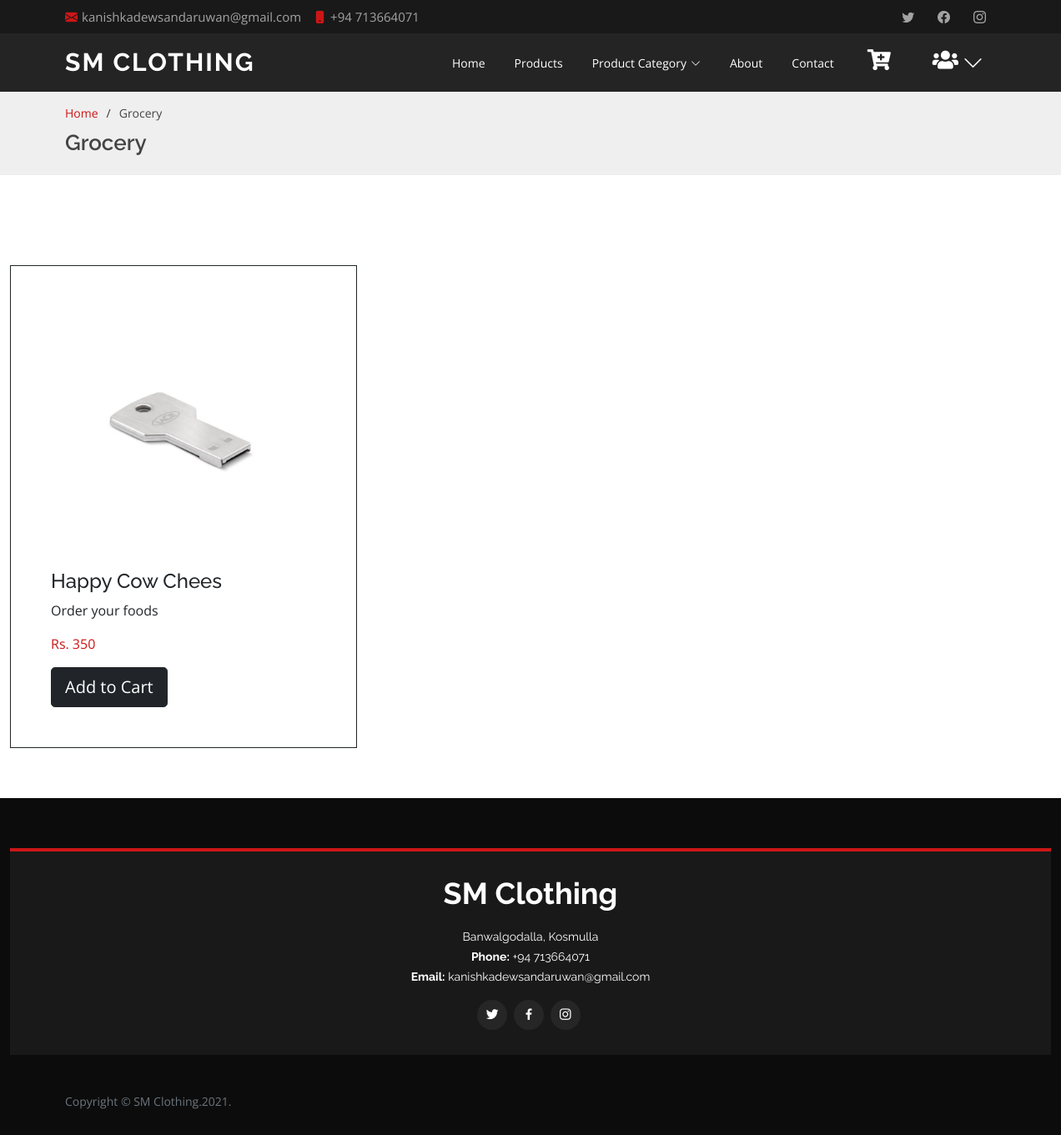
Page /more.php?cat_id=22 on the committed database.
### tables this page shows
CREATE TABLE `about` (
  `image` varchar(255) NOT NULL,
  `title` varchar(255) NOT NULL,
  `description` varchar(255) NOT NULL,
  `email` varchar(255) NOT NULL,
  `phone` int(11) NOT NULL,
  `address` varchar(255) NOT NULL,
  `facebook` varchar(255) NOT NULL,
  `twiter` varchar(255) NOT NULL,
  `instragram` varchar(255) NOT NULL
);

CREATE TABLE `category` (
  `cat_id` int(11) NOT NULL,
  `cat_name` varchar(255) NOT NULL,
  `cat_image` varchar(255) NOT NULL
);

CREATE TABLE `product` (
  `product_id` int(11) NOT NULL,
  `cat_id` int(255) NOT NULL,
  `product_name` varchar(255) NOT NULL,
  `description` varchar(255) NOT NULL,
  `price` int(255) NOT NULL,
  `qnt` int(255) NOT NULL,
  `image` varchar(255) NOT NULL,
  `trndate` datetime NOT NULL,
  `available` varchar(255) NOT NULL
);

### more.php (the view, shortened to what this page needs)
<?php require_once "inner_head.php"; ?>
  <main id="main">
    <?php
    $name = "Product";
    if (isset($_REQUEST['cat_id'])) {
        $id = $_REQUEST['cat_id'];
      $prodcat="SELECT * FROM category where cat_id = '$id'";
      $query2 = mysqli_query($con,$prodcat);
      $row2 = mysqli_fetch_assoc($query2);
      $name = $row2['cat_name'];
    }elseif (isset($_REQUEST['product_id'])) {
      $id = $_REQUEST['product_id'];
      $product1="SELECT * FROM product where product_id='".$id."'";
      $query3 = mysqli_query($con,$product1);
      $row = mysqli_fetch_assoc($query3);
      $name = $row['product_name'];
    }?>
    <section id="breadcrumbs" class="breadcrumbs">
      <div class="container">
        <ol>
          <li><a href="index.html">Home</a></li>
          <li><?php echo $name ?></li>
        </ol>
        <h2><?php echo $name ?></h2>
      </div>
    </section>
    <section class="inner-page">
      <div class="container-fluid">
        <?php
                    if (isset($_REQUEST['cat_id'])) {
                        $id = $_REQUEST['cat_id'];
                      $prodcat="SELECT * FROM category where cat_id = '$id'";
                      $query2 = mysqli_query($con,$prodcat);
                      $counts = 0;
                      while ($row2 = mysqli_fetch_assoc($query2)) {
                        $id = $row2['cat_id'];
                        $food1="SELECT * FROM product where cat_id='".$id."'";
                        $query3 = mysqli_query($con,$food1);
                        if (mysqli_fetch_assoc($query3)) {
                        ?>
                      <div class="gallery-box">
                        <div class="container-fluid">
                          <div class="tz-gallery">
                            <div class="row">
                              <?php
                                $food="SELECT * FROM product where cat_id='".$id."'";
                                $query1 = mysqli_query($con,$food);
                                $count = 0;
                                while ($row3 = mysqli_fetch_assoc($query1)) {
                                $productimage = $row3['image'];
                                $productimage_src = "upload/product/".$productimage;
                                if ($row3['available'] == "Yes") {
                                if ($count < 6) {
                                  ?>
                                   <div class="col-sm-12 col-md-4 col-lg-4 mt-5 border border-dark p-5">
                                <a class="lightbox">
                                  <img style="width: 100%; height: 300px" class="img-fluid" src="<?php echo $productimage_src; ?>"  alt="Gallery Images">
                                  <h4 class="text-dark mt-3"><?php echo $row3['product_name']; ?></h4>
                                  <p class="item-price text-dark"><?php echo $row3['description']; ?></p>
                                  <p class="item-price">Rs. <?php echo $row3['price']; ?></p>
                                  <a href="addtocat.php?product_id=<?php echo $row3['product_id']; ?>" class="btn btn-lg btn-dark">Add to Cart</a>
                                </a>
                              </div>
                                <?php }  $count++; } } ?>
                            </div>
                          </div>
                        </div>
                      </div>
                    <?php } $counts++; }  ?>
                 <?php }elseif (isset($_REQUEST['product_id'])) {
                    $id = $_REQUEST['product_id'];
                        $product1="SELECT * FROM product where product_id='".$id."'";
                        $query3 = mysqli_query($con,$product1);
                        if (mysqli_fetch_assoc($query3)) {
                        ?>
                      <div class="gallery-box mt-5">
                        <div class="container-fluid">
                          <div class="tz-gallery">
                            <div class="row">
                              <?php
                                $food="SELECT * FROM product where product_id='".$id."'";
                                $query1 = mysqli_query($con,$food);
                                $count = 0;
                                while ($row3 = mysqli_fetch_assoc($query1)) {
                                $productimage = $row3['image'];
                                $productimage_src = "upload/product/".$productimage;
                                if ($row3['available'] == "Yes") { ?>
                                  <div class="col-sm-12 col-md-4 col-lg-4 mt-5 border border-dark p-5">
                                <a class="lightbox">
                                  <img style="width: 100%; height: 300px" class="img-fluid" src="<?php echo $productimage_src; ?>"  alt="Gallery Images">
                                  <h4 class="text-dark mt-3"><?php echo $row3['product_name']; ?></h4>
                                  <p class="item-price text-dark"><?php echo $row3['description']; ?></p>
                                  <p class="item-price">Rs. <?php echo $row3['price']; ?></p>
                                  <a href="addtocat.php?product_id=<?php echo $row3['product_id']; ?>" class="btn btn-lg btn-dark">Add to Cart</a>
                                </a>
                              </div>
                                <?php $count++; } } ?>
                            </div>
                          </div>
                        </div>
                      </div>
                    <?php }else{ ?>
                      <h1>No Any Product Available</h1>
                    <?php }  }else{
                      $product1="SELECT * FROM product";
                        $query3 = mysqli_query($con,$product1);
                        if (mysqli_fetch_assoc($query3)) {
                        ?>
                      <div class="gallery-box mt-5">
                        <div class="container-fluid">
                          <div class="tz-gallery">
                            <div class="row">
                              <?php
                                $food="SELECT * FROM product ";
                                $query1 = mysqli_query($con,$food);
                                $count = 0;
                                while ($row3 = mysqli_fetch_assoc($query1)) {
                                $productimage = $row3['image'];
                                $productimage_src = "upload/product/".$productimage;
                                if ($row3['available'] == "Yes") { ?>
                                  <div class="col-sm-12 col-md-4 col-lg-4 mt-5 border border-dark p-5">
                                <a class="lightbox">
                                  <img style="width: 100%; height: 300px" class="img-fluid" src="<?php echo $productimage_src; ?>"  alt="Gallery Images">
                                  <h4 class="text-dark mt-3"><?php echo $row3['product_name']; ?></h4>
                                  <p class="item-price text-dark"><?php echo $row3['description']; ?></p>
                                  <p class="item-price">Rs. <?php echo $row3['price']; ?></p>
                                  <a href="addtocat.php?product_id=<?php echo $row3['product_id']; ?>" class="btn btn-lg btn-dark">Add to Cart</a>
                                </a>
                              </div>
                                <?php $count++; } } ?>
                            </div>
                          </div>
                        </div>
                      </div>
                    <?php } } ?>
      </div>
    </section>
  </main>
<?php $viewquery = "SELECT * FROM about";
    $viewresult = mysqli_query($con,$viewquery);
    $row = mysqli_fetch_assoc($viewresult); ?>
  <footer id="footer">
    <div class="footer-top">
      <div class="container-fluid">
        <div class="row">
          <div class="col-lg-12 col-md-6">
            <div class="footer-info">
              <h3>SM Clothing</h3>
              <p><?php echo $row['address']; ?><br>
                <strong>Phone:</strong> +94 <?php echo $row['phone']; ?><br>
                <strong>Email:</strong> <?php echo $row['email']; ?><br>
              </p>
              <div class="social-links mt-3">
                <a href="<?php echo $row['facebook']; ?>" class="twitter"><i class="bx bxl-twitter"></i></a>
                <a href="<?php echo $row['twiter']; ?>" class="facebook"><i class="bx bxl-facebook"></i></a>
                <a href="<?php echo $row['instragram']; ?>" class="instagram"><i class="bx bxl-instagram"></i></a>
              </div>
            </div>
          </div>
        </div>
      </div>
    </div>
    <div class="container">
      <div class="text-muted">Copyright &copy; SM Clothing.2021.</div>
    </div>
  </footer>
</body>
</html>

### inner_head.php (shortened to what this page needs)
<?php require_once 'connection.php';
?>
<!DOCTYPE html>
<html lang="en">
<head>
  <link rel="stylesheet" href="https://pro.fontawesome.com/releases/v5.10.0/css/all.css"/>
    <link href="https://cdn.jsdelivr.net/npm/summernote@0.8.18/dist/summernote-lite.min.css" rel="stylesheet">
        <link rel="stylesheet" href="https://pro.fontawesome.com/releases/v5.10.0/css/all.css"/>
        <link rel="stylesheet" href="https://cdn.jsdelivr.net/npm/bootstrap@4.6.0/dist/css/bootstrap.min.css">
        <link href="https://cdn.jsdelivr.net/npm/bootstrap@5.0.0-beta3/dist/css/bootstrap.min.css" rel="stylesheet">
  <link href="assets/vendor/aos/aos.css" rel="stylesheet">
  <link href="assets/vendor/bootstrap/css/bootstrap.min.css" rel="stylesheet">
  <link href="assets/vendor/bootstrap-icons/bootstrap-icons.css" rel="stylesheet">
  <link href="assets/vendor/boxicons/css/boxicons.min.css" rel="stylesheet">
  <link href="assets/vendor/glightbox/css/glightbox.min.css" rel="stylesheet">
  <link href="assets/vendor/swiper/swiper-bundle.min.css" rel="stylesheet">
  <link href="assets/css/style.css" rel="stylesheet">
</head>
<body>
  <?php $viewquery = "SELECT * FROM about";
    $viewresult = mysqli_query($con,$viewquery);
    $row = mysqli_fetch_assoc($viewresult); ?>
  <section id="topbar" class="d-flex align-items-center">
    <div class="container d-flex justify-content-center justify-content-md-between">
      <div class="contact-info d-flex align-items-center">
        <i class="bi bi-envelope-fill"></i><a href="mailto:contact@example.com"><?php echo $row['email']; ?></a>
        <i class="bi bi-phone-fill phone-icon"></i> +94 <?php echo $row['phone']; ?>
      </div>
      <div class="social-links d-none d-md-block">
        <?php if (isset($row['facebook'])) {?>
        <a href="<?php echo $row['facebook']; ?>" class="twitter"><i class="bi bi-twitter"></i></a>
        <?php } ?>
        <?php if (isset($row['twiter'])) {?>
        <a href="<?php echo $row['twiter']; ?>" class="facebook"><i class="bi bi-facebook"></i></a>
        <?php } ?>
        <?php if (isset($row['instragram'])) {?>
        <a href="<?php echo $row['instragram']; ?>" class="instagram"><i class="bi bi-instagram"></i></a>
        <?php } ?>
      </div>
    </div>
  </section>
  <header id="header" class="d-flex align-items-center">
    <div class="container d-flex align-items-center justify-content-between">
      <h1 class="logo"><a href="index.php">SM Clothing</a></h1>
      <nav id="navbar" class="navbar">
        <ul>
          <li><a class="nav-link scrollto" href="index.php">Home</a></li>
          <li><a class="nav-link scrollto" href="index.php#product">Products</a></li>
          <li class="dropdown"><a href="#"><span>Product Category</span> <i class="bi bi-chevron-down"></i></a>
          </li>
          <li><a class="nav-link scrollto" href="index.php#about">About</a></li>
          <li><a class="nav-link scrollto" href="index.php#contact">Contact</a></li>
          <li class="dropdown"><a href="cart.php"><span><i style="font-size: 25px;  padding-right: 10px" class="fas fa-cart-plus"></i></span></i></a>
          <li class="dropdown"><a href="#"><span><i style="font-size: 25px;" class="fas fa-users"></i></span> <i style="font-size: 25px" class="bi bi-chevron-down"></i></a>
          </li>
        </ul>
      </nav>
    </div>
  </header>

### assets/css/style.css (style rules this page uses)
body { font-family: "Open Sans", sans-serif; color: #444444; }
a { color: #cc1616; text-decoration: none; }
h1, h2, h3, h4, h5, h6 { font-family: "Raleway", sans-serif; }
#topbar { background: #191919; font-size: 15px; height: 40px; padding: 0; color: rgba(255, 255, 255, 0.6); }
#topbar .contact-info a { line-height: 0; color: rgba(255, 255, 255, 0.6); transition: 0.3s; }
#topbar .contact-info i { color: #cc1616; line-height: 0; margin-right: 5px; }
#topbar .contact-info .phone-icon { margin-left: 15px; }
#topbar .social-links a { color: rgba(255, 255, 255, 0.6); padding: 4px 12px; display: inline-block; line-height: 1px; transition: 0.3s; }
#header { background: rgba(25, 25, 25, 0.95); transition: all 0.5s; z-index: 997; height: 70px; }
#header .logo { font-size: 30px; margin: 0; padding: 0; line-height: 1; font-weight: 700; letter-spacing: 2px; text-transform: uppercase; }
#header .logo a { color: #fff; }
.navbar { padding: 0; }
.navbar ul { margin: 0; padding: 0; display: flex; list-style: none; align-items: center; }
.navbar li { position: relative; }
.navbar > ul > li { margin-left: 5px; }
.navbar a { display: flex; align-items: center; justify-content: space-between; padding: 25px 15px 24px 15px; font-size: 14px; color: #fff; white-space: nowrap; transition: 0.3s; }
.navbar a i { font-size: 12px; line-height: 0; margin-left: 5px; }
section { padding: 60px 0; overflow: hidden; }
.breadcrumbs { padding: 15px 0; background: #efefef; }
.breadcrumbs h2 { font-size: 26px; font-weight: 600; }
.breadcrumbs ol { display: flex; flex-wrap: wrap; list-style: none; padding: 0 0 10px 0; margin: 0; font-size: 14px; }
.breadcrumbs ol li + li { padding-left: 10px; }
.breadcrumbs ol li + li::before { display: inline-block; padding-right: 10px; color: #333333; content: "/"; }
#footer { background: #0c0c0c; padding: 0 0 30px 0; color: #fff; font-size: 14px; }
#footer .footer-top { padding: 60px 0 30px 0; }
#footer .footer-top .footer-info { margin-bottom: 15px; background: #191919; color: #fff; border-top: 4px solid #cc1616; text-align: center; padding: 30px 20px; }
#footer .footer-top .footer-info h3 { font-size: 36px; margin: 0 0 20px 0; padding: 2px 0 2px 0; line-height: 1; font-weight: 700; }
#footer .footer-top .footer-info p { font-size: 14px; line-height: 24px; margin-bottom: 0; font-family: "Raleway", sans-serif; }
#footer .footer-top .social-links a { font-size: 18px; display: inline-block; background: #262626; color: #fff; line-height: 1; padding: 8px 0; margin-right: 4px; border-radius: 50%; text-align: center; width: 36px; height: 36px; transition: 0.3s; }

### rows in the picture
about: email "kanishkadewsandaruwan@gmail.com", phone "713664071", address "Banwalgodalla, Kosmulla"
category: cat_name "Grocery"
product: image (picture), product_name "Happy Cow Chees", description "Order your foods", price "350"
